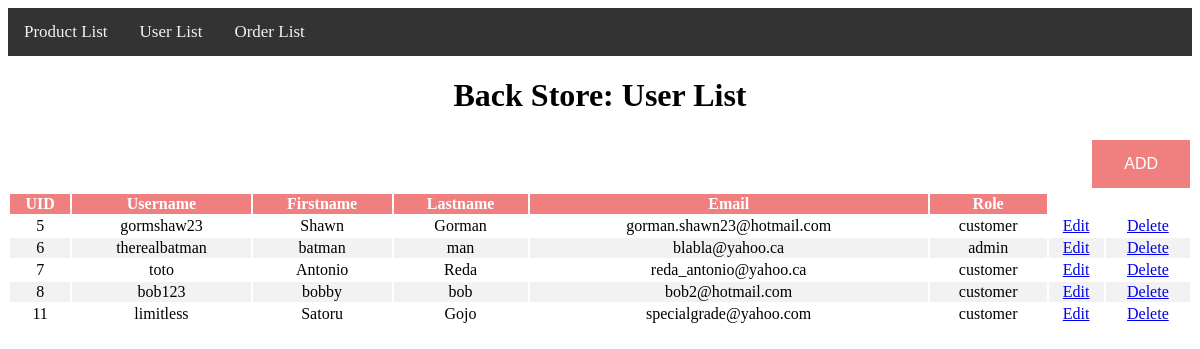
The app's page /verdi/P9_admin.php, older data.
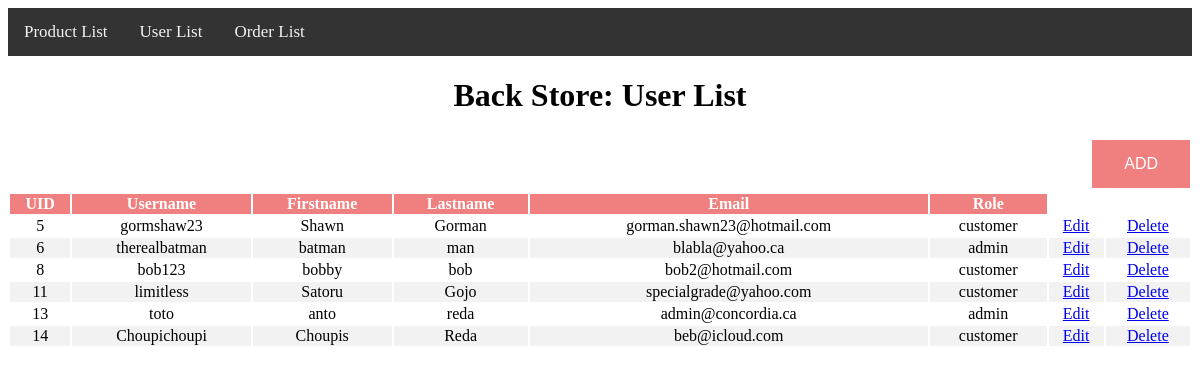
The same page, newer data.
### tables this page shows
CREATE TABLE `users` (
  `user_id` int(3) NOT NULL,
  `user_name` varchar(255) NOT NULL,
  `user_password` varchar(255) NOT NULL,
  `user_firstname` varchar(255) NOT NULL,
  `user_lastname` varchar(255) NOT NULL,
  `user_email` varchar(255) NOT NULL,
  `user_image` text NOT NULL,
  `user_role` varchar(255) NOT NULL,
  `extra` varchar(255) NOT NULL
);

### verdi/view_all_users.php (the view, shortened to what this page needs)
<table style="width: 100%">
                <thead>
                    <tr>
                        <th>UID</th>
                        <th>Username</th>
                        <th>Firstname</th>
                        <th>Lastname</th>
                        <th>Email</th>
                        <th>Role</th>
                    </tr>
                </thead>
                <tbody>
                <?php
$query = "SELECT * FROM users";
$select_users = mysqli_query($connection, $query);
while($row = mysqli_fetch_assoc($select_users)){
    $user_id = $row['user_id'];
    $user_name = $row['user_name'];
    $user_firstname = $row['user_firstname'];
    $user_lastname = $row['user_lastname'];
    $user_email = $row['user_email'];
    $user_role = $row['user_role'];
    echo "<tr>";
    echo "<td>$user_id</td>";
    echo "<td>$user_name</td>";
    echo "<td>$user_firstname</td>";
    echo "<td>$user_lastname</td>";
    echo "<td>$user_email</td>";
    echo "<td>$user_role</td>";
    echo "<td><a href='P9_admin.php?source=edit_user&edit_user={$user_id}'>Edit</a></td>";
    echo "<td><a href='P9_admin.php?delete={$user_id}'>Delete</a></td>";
    echo "</tr>";
}
    ?>
                </tbody>
            </table>

### verdi/P9_admin.php (shortened to what this page needs)
<!DOCTYPE html>
<html lang="en">
<head>
    <link rel="stylesheet" href="MyStyleB.css">
</head>
<body>
<?php  include "db.php"?>
    <div class="topnav">
        <a href="P7_admin.php">Product List</a>
        <a href="P9_admin.php">User List</a>
        <a href="P11.php">Order List</a>
    </div>
    <div class="gen">
        <h1>Back Store: User List</h1>
        <div class="a">
            <a href="P10_create_user.php">
                <button style="background-color: rgb(240, 128, 128);"class="button">ADD</button>
            </a>
        </div>
        <div style="overflow-x:auto;">
        <?php
        if(isset($_GET['source'])){
            $source = $_GET['source'];
        } else {
            $source = '';
        }
        switch($source) {
            default:
            include "view_all_users.php";
            break;
        }
        ?>
        </div>
    </div>
</body>
</html>

### verdi/MyStyleB.css (style rules this page uses)
.topnav { overflow: hidden; background-color: #333; }
.topnav a { float: left; color: #f2f2f2; text-align: center; padding: 14px 16px; text-decoration: none; font-size: 17px; }
.button { background-color: #4CAF50; border: none; color: white; padding: 15px 32px; text-align: center; text-decoration: none; display: inline-block; font-size: 16px; margin: 4px 2px; cursor: pointer; }

### verdi/P9_admin.php (style rules this page uses)
th { background-color: rgb(240, 128, 128); color: white; }
tr:nth-child(even) { background-color: #f2f2f2; }
.button { background-color: rgb(240, 128, 128); border: none; color: white; padding: 15px 32px; text-align: right; text-decoration: none; display: inline-block; font-size: 16px; margin: 4px 2px; cursor: pointer; font-size-adjust: auto; max-width: 100%; height: auto; }
td { text-align: center; }
div.a { text-align: right }
div.gen h1 { text-align: center }

Row changes from the older to the newer data that the page shows:
removed users: user_id "7", user_name "toto", user_firstname "Antonio", user_lastname "Reda", user_email "reda_antonio@yahoo.ca", user_role "customer"
added users: user_id "13", user_name "toto", user_firstname "anto", user_lastname "reda", user_email "admin@concordia.ca", user_role "admin"
added users: user_id "14", user_name "Choupichoupi", user_firstname "Choupis", user_lastname "Reda", user_email "beb@icloud.com", user_role "customer"
